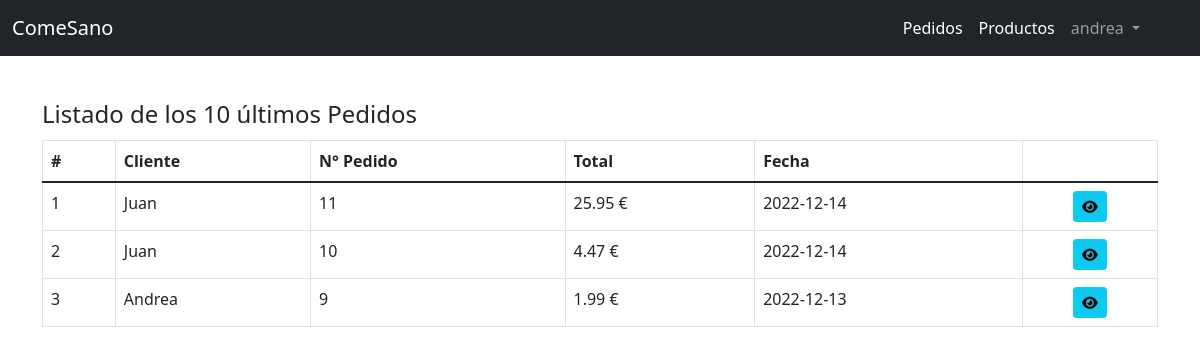
The app's page /admin/panel.php (signed in) with its own data.
### tables this page shows
CREATE TABLE `pedidos` (
  `id` int(10) NOT NULL,
  `cliente_dni` int(20) NOT NULL,
  `total` decimal(10,2) NOT NULL,
  `fecha` date NOT NULL
);

CREATE TABLE `users` (
  `id` int(11) NOT NULL,
  `usuario` varchar(9) NOT NULL,
  `nombre` varchar(200) NOT NULL,
  `password` varchar(200) NOT NULL,
  `correo` varchar(200) NOT NULL,
  `telefono` int(9) NOT NULL
);

### Clases/Pedido.php (called while the page is built, shortened)
<?php
class Pedido{
    private $cn = null;
    public function __construct(){
        $this->config = parse_ini_file(__DIR__.'/../config.ini') ;
        $this->cn = new PDO( $this->config['dns'], $this->config['usuario'],$this->config['clave'],array(
            PDO::MYSQL_ATTR_INIT_COMMAND => 'SET NAMES utf8'
        ));
    }
    public function mostrarUltimos()
    {
        $sql = "SELECT p.id, usuario, nombre, password, correo, telefono, total, fecha FROM pedidos p
        INNER JOIN users u ON p.cliente_dni = u.id ORDER BY p.id DESC LIMIT 10";
        $resultado = $this->cn->prepare($sql);
        if($resultado->execute())
            return  $resultado->fetchAll();
        return false;
    }
}

### admin/panel.php (the view, shortened to what this page needs)
<!DOCTYPE html>
<html lang="es">
<head>
    <link href="https://cdn.jsdelivr.net/npm/bootstrap@5.1.3/dist/css/bootstrap.min.css" rel="stylesheet">
    <link rel="stylesheet" href="../css/all.min.css">
</head>
<body>
<nav class="navbar navbar-expand-lg navbar-dark bg-dark fixed-top">
  <div class="container-fluid">
    <a class="navbar-brand" href="panel.php">ComeSano</a>
    <div class="contenedor">
    <div class="collapse navbar-collapse" id="navbarSupportedContent">
      <ul class="navbar-nav me-auto mb-2 mb-lg-0">
        <li class="nav-item">
          <a class="nav-link active" aria-current="page" href="pedidos/index.php">Pedidos</a>
        </li>
        <li class="nav-item">
        <a class="nav-link active" aria-current="page" href="productos/index.php">Productos</a>
        </li>
        <li class="nav-item dropdown">
          <a class="nav-link dropdown-toggle" href="#" id="navbarDropdown" role="button" data-bs-toggle="dropdown" aria-expanded="false">
          <?php print $_SESSION['usuario_info']['nombre_usuario'] ?>
          </a>
        </li>
      </ul>
    </div>
</div>
  </div>
</nav>
<br><br><br><br>
<div class="container">
    <div class="row">
          <div class="col-md-12">
             <fieldset>
              <legend>Listado de los 10 últimos Pedidos</legend>
                <table class="table table-bordered">
                  <thead>
                    <tr>
                      <th>#</th>
                      <th>Cliente</th>
                      <th>N° Pedido</th>
                      <th>Total</th>
                      <th>Fecha</th>
                      <th></th>
                    </tr>
                  </thead>
                  <tbody>
                    <?php
                      require '../Clases/Pedido.php';
                      $pedido = new Pedido;
                      $info_pedido = $pedido->mostrarUltimos();
                      $cantidad = count($info_pedido);
                      if($cantidad > 0){
                        $c=0;
                      for($x =0; $x < $cantidad; $x++){
                        $c++;
                        $item = $info_pedido[$x];
                    ?>
                    <tr>
                      <td><?php print $c?></td>
                      <td><?php print $item['nombre']?></td>
                      <td><?php print $item['id']?></td>
                      <td><?php print $item['total']?> €</td>
                      <td><?php print $item['fecha']?></td>
                      <td class="text-center">
                        <a href="pedidos/ver.php?id=<?php print $item['id'] ?>" class="btn btn-info btn-sm"><i class="fa-solid fa-eye"></i></a>
                      </td>
                    </tr>
                    <?php
                      }
                    }else{
                    ?>
                    <tr>
                      <td colspan="6">NO HAY REGISTROS</td>
                    </tr>
                    <?php }?>
                  </tbody>
                </table>
             </fieldset>
          </div>
        </div>
    </div>
</body>
</html>

### admin/panel.php (style rules this page uses)
.contenedor { margin-right: 40px; }

### records on screen
pedidos: cliente_dni.nombre "Juan", id "11", total "25.95", fecha "2022-12-14"
pedidos: cliente_dni.nombre "Juan", id "10", total "4.47", fecha "2022-12-14"
pedidos: cliente_dni.nombre "Andrea", id "9", total "1.99", fecha "2022-12-13"

### other values on screen
$_SESSION['usuario_info']['nombre_usuario'] "andrea"
